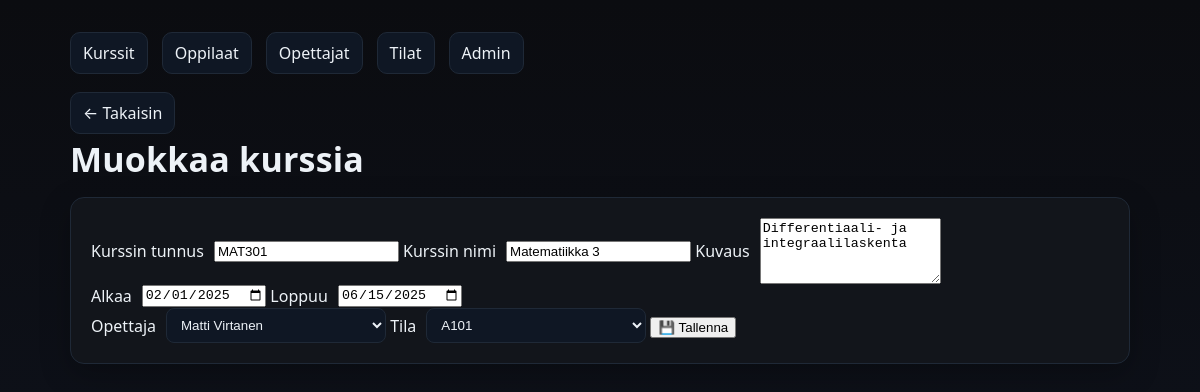
/kurssienhallinta/add_edit_kurssi.php?id=12, run on an earlier commit of the app's database.
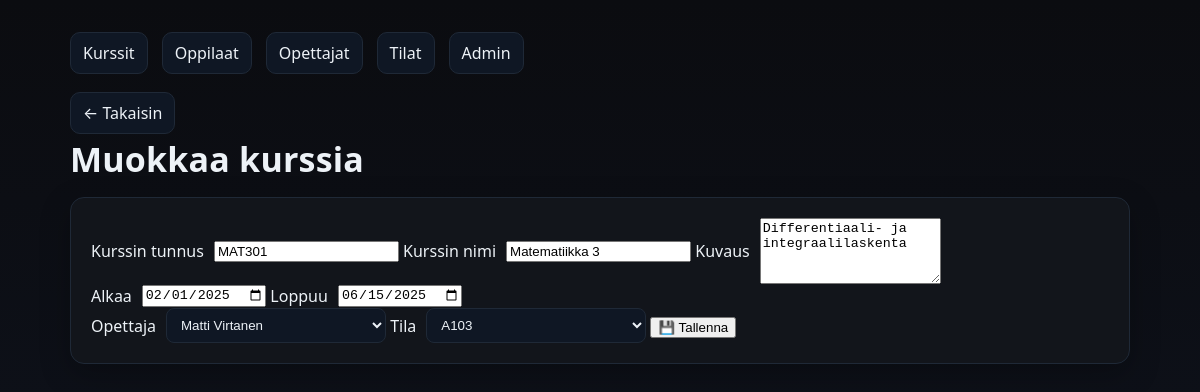
And on a later commit of the database.
### tables this page shows
CREATE TABLE `kurssit` (
  `kurssi_id` int(11) NOT NULL,
  `kurssin_tunnus` varchar(20) NOT NULL,
  `kurssi_nimi` varchar(100) NOT NULL,
  `kurssikuvaus` text DEFAULT NULL,
  `aloituspaiva` date NOT NULL,
  `lopetuspaiva` date NOT NULL,
  `opettaja_id` int(11) NOT NULL,
  `tila_id` int(11) NOT NULL
);

CREATE TABLE `tilat` (
  `tila_id` int(11) NOT NULL,
  `tila_nimi` varchar(50) NOT NULL,
  `paikkoja` int(11) NOT NULL
);

CREATE TABLE `opettajat` (
  `opettaja_id` int(11) NOT NULL,
  `etunimi` varchar(50) NOT NULL,
  `sukunimi` varchar(50) NOT NULL,
  `aine` varchar(100) NOT NULL
);

### kurssienhallinta/add_edit_kurssi.php (the view, shortened to what this page needs)
<?php
$pdo = getPDO();
$opettajat = $pdo->query("SELECT opettaja_id, etunimi, sukunimi FROM opettajat ORDER BY sukunimi")->fetchAll();
$tilat = $pdo->query("SELECT tila_id, tila_nimi FROM tilat ORDER BY tila_nimi")->fetchAll();
$kurssi = [
  'kurssi_id' => null,
  'kurssin_tunnus' => '',
  'kurssi_nimi' => '',
  'kurssikuvaus' => '',
  'aloituspaiva' => '',
  'lopetuspaiva' => '',
  'opettaja_id' => '',
  'tila_id' => ''
];
if (isset($_GET['id']) && is_numeric($_GET['id'])) {
  $stmt = $pdo->prepare("SELECT * FROM kurssit WHERE kurssi_id = ?");
  $stmt->execute([$_GET['id']]);
  $kurssi = $stmt->fetch() ?: $kurssi;
}
?>
<!doctype html>
<html lang="fi">
<head>
  <link rel="stylesheet" href="styles.css">
</head>
<body>
  <div class="container">
    <div class="nav">
      <a href="index.php">Kurssit</a>
      <a href="oppilaat.php">Oppilaat</a>
      <a href="opettajat.php">Opettajat</a>
      <a href="tilat.php">Tilat</a>
      <a href="admin.php">Admin</a>
    </div>
    <a class="back" href="index.php">← Takaisin</a>
    <h1 class="page-title">
      <?= $kurssi['kurssi_id'] ? 'Muokkaa kurssia' : 'Lisää uusi kurssi' ?>
    </h1>
    <form method="post" class="card form">
      <label>Kurssin tunnus
        <input type="text" name="kurssin_tunnus" value="<?= htmlspecialchars($kurssi['kurssin_tunnus']) ?>" required>
      </label>
      <label>Kurssin nimi
        <input type="text" name="kurssi_nimi" value="<?= htmlspecialchars($kurssi['kurssi_nimi']) ?>" required>
      </label>
      <label>Kuvaus
        <textarea name="kurssikuvaus" rows="4"><?= htmlspecialchars($kurssi['kurssikuvaus']) ?></textarea>
      </label>
      <div class="form-row">
        <label>Alkaa
          <input type="date" name="aloituspaiva" value="<?= htmlspecialchars($kurssi['aloituspaiva']) ?>" required>
        </label>
        <label>Loppuu
          <input type="date" name="lopetuspaiva" value="<?= htmlspecialchars($kurssi['lopetuspaiva']) ?>" required>
        </label>
      </div>
      <label>Opettaja
        <select name="opettaja_id" required>
          <?php foreach ($opettajat as $o): ?>
            <option value="<?= $o['opettaja_id'] ?>" <?= $kurssi['opettaja_id']==$o['opettaja_id']?'selected':'' ?>>
              <?= htmlspecialchars($o['etunimi'].' '.$o['sukunimi']) ?>
            </option>
          <?php endforeach; ?>
        </select>
      </label>
      <label>Tila
        <select name="tila_id" required>
          <?php foreach ($tilat as $t): ?>
            <option value="<?= $t['tila_id'] ?>" <?= $kurssi['tila_id']==$t['tila_id']?'selected':'' ?>>
              <?= htmlspecialchars($t['tila_nimi']) ?>
            </option>
          <?php endforeach; ?>
        </select>
      </label>
      <button class="button">💾 Tallenna</button>
    </form>
  </div>
</body>
</html>

What changed in the data, as far as the page shows it:
changed kurssit "MAT301": tila_id "A101" → "A103"
